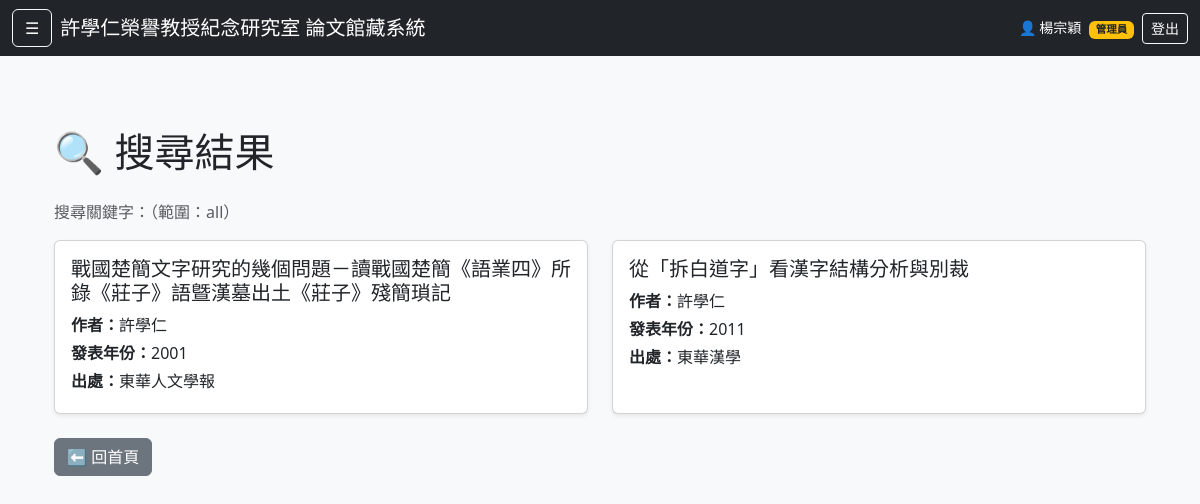
The page /search (signed in) on the database its author committed.
### tables this page shows
CREATE TABLE papers (
    id INTEGER PRIMARY KEY AUTOINCREMENT,
    title TEXT NOT NULL,
    authors TEXT NOT NULL,
    abstract TEXT,
    keywords TEXT,
    source TEXT,
    year INTEGER,
    field TEXT,
    pdf_filename TEXT
, is_physical INTEGER DEFAULT 0, physical_id TEXT);

### app.py (the view)
@app.route('/search')
def search():
    if not session.get('logged_in'):
        flash("請先登入才能搜尋")
        return redirect(url_for('login'))
    keyword = request.args.get('keyword', '').strip()
    scope = request.args.get('scope', 'all')
    conn = sqlite3.connect(DB_PATH)
    conn.row_factory = sqlite3.Row
    cursor = conn.cursor()
    keyword_lower = keyword.lower()
    if scope == 'all':
        query = """
        SELECT * FROM papers
        WHERE
            LOWER(COALESCE(title, '')) LIKE ? OR
            LOWER(COALESCE(authors, '')) LIKE ? OR
            LOWER(COALESCE(source, '')) LIKE ?
        """
        params = (f"%{keyword_lower}%",) * 3
    else:
        query = f"""
        SELECT * FROM papers
        WHERE LOWER(COALESCE({scope}, '')) LIKE ?
        """
        params = (f"%{keyword_lower}%",)
    print("🟡 正在執行查詢 SQL：")
    print(query)
    print("🟡 查詢參數：", params)
    cursor.execute(query, params)
    results = cursor.fetchall()
    conn.close()
    print(f"🟢 查詢結果筆數：{len(results)}")
    return render_template('search_results.html', results=results, keyword=keyword, scope=scope)

### templates/search_results.html (shortened to what this page needs)
<!DOCTYPE html>
<html lang="zh-Hant">
{% extends "base.html" %}
{% block content %}
<body class="bg-light">
<div class="container py-5">
    <h1 class="mb-4">🔍 搜尋結果</h1>
    <p class="text-muted">搜尋關鍵字：<strong>{{ keyword }}</strong>（範圍：{{ scope }}）</p>
    {% if results|length > 0 %}
        <div class="row row-cols-1 row-cols-md-2 g-4">
            {% for paper in results %}
            <div class="col">
                <div class="card h-100 shadow-sm">
                    <div class="card-body">
                        <h5 class="card-title">
                            <a href="{{ url_for('paper_detail', paper_id=paper['id']) }}" class="text-decoration-none text-dark">
                                {{ paper['title'] }}
                            </a>
                        </h5>
                        <p class="mb-1"><strong>作者：</strong>{{ paper['authors'] }}</p>
                        <p class="mb-1"><strong>發表年份：</strong>{{ paper['year'] }}</p>
                        <p class="mb-1"><strong>出處：</strong>{{ paper['source'] }}</p>
                    </div>
                </div>
            </div>
            {% endfor %}
        </div>
    {% else %}
        <div class="alert alert-warning mt-4" role="alert">
            ❌ 沒有符合的論文。
        </div>
    {% endif %}
    <div class="mt-4">
        <a href="/" class="btn btn-secondary">⬅ 回首頁</a>
    </div>
</div>
</body>
{% endblock %}

### templates/base.html (style rules this page uses)
body { padding-top: 56px; }

### rows shown on the page
papers: title "戰國楚簡文字研究的幾個問題－讀戰國楚簡《語業四》所錄《莊子》語曁漢墓出土《莊子》殘簡瑣記", authors "許學仁", year "2001", source "東華人文學報"
papers: title "從「拆白道字」看漢字結構分析與別裁", authors "許學仁", year "2011", source "東華漢學"

### other values the page prints
{{ session.get('display_name', session.get('username')) }} "楊宗穎"
{{ scope }} "all"
